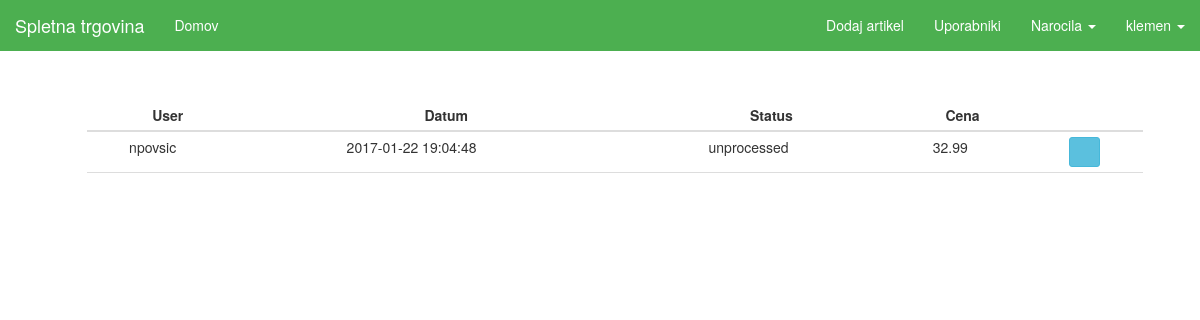
Page /seller/unprocessed-orders (signed in) on the committed database.
### tables this page shows
CREATE TABLE `receipt` (
  `id_receipt` int(11) NOT NULL AUTO_INCREMENT,
  `id_user` int(11) DEFAULT NULL,
  `date` timestamp NULL DEFAULT CURRENT_TIMESTAMP,
  `status` varchar(45) NOT NULL,
  `total_cost` double DEFAULT NULL,
  PRIMARY KEY (`id_receipt`)
);

CREATE TABLE `users` (
  `id_user` int(11) NOT NULL AUTO_INCREMENT,
  `first_name` varchar(45) NOT NULL,
  `last_name` varchar(45) DEFAULT NULL,
  `username` varchar(45) DEFAULT NULL,
  `password` longtext,
  `email` varchar(45) DEFAULT NULL,
  `phone_num` varchar(45) DEFAULT NULL,
  `address` varchar(45) DEFAULT NULL,
  `city` varchar(45) DEFAULT NULL,
  `country` varchar(45) DEFAULT NULL,
  `active_user` int(11) NOT NULL,
  `token` int(11) NOT NULL,
  PRIMARY KEY (`id_user`),
  UNIQUE KEY `username_UNIQUE` (`username`),
  UNIQUE KEY `email_UNIQUE` (`email`)
);

### View.php (called while the page is built, shortened)
<?php
class View {
    public static function render($file, $variables = array(), $extract) {
        include($file);
        return ob_get_clean();
    }
}

### sql/DBReceipt.php (called while the page is built, shortened)
<?php
class DBReceipt {
    public static function getUnprocessedReceipts() {
        $db = InitDB::getInstance();
        $stmt = $db->prepare("SELECT * FROM receipt WHERE status = ?");
        $stmt->bindValue(1, "unprocessed");
        $stmt->execute();
        return $stmt->fetchAll();
    }
    public static function getUser($id) {
        $db = InitDB::getInstance();
        $stmt = $db->prepare("SELECT username FROM users WHERE id_user = ?");
        $stmt->bindValue(1, $id);
        $stmt->execute();
        return $stmt->fetch();
    }
}

### view/seller/unprocessed_orders.php (the view, shortened to what this page needs)
<!DOCTYPE html>
<html>
<head>
    <?php
    require_once("sql/DBReceipt.php");
    include "view/partials/head.php";
    ?>
</head>
<body>
    <?php include "view/partials/navigation_seller.php"; ?>
    <div class="container">
     <div class="container">
        <div class="wrapper">
            <div class="row active-with-click">
                <table id="cart" class="table table-condensed">
                    <thead>
                    <tr>
                        <th class="text-center text-middle">User</th>
                        <th class="text-center text-middle">Datum</th>
                        <th class="text-center text-middle">Status</th>
                        <th class="text-center text-middle">Cena</th>
                        <th></th>
                    </tr>
                    </thead>
                    <tbody>
                <?php
                    foreach ($variables as $item) { ?>
                        <tr>
                            <td class="text-center text-middle" data-th="name">
                                <div class="row">
                                    <div class="col-sm-10">
                                        <p class="nomargin"><?php echo DBReceipt::getUser($item['id_user'])['username'] ?></p>
                                    </div>
                                </div>
                            </td>
                            <td class="text-center text-middle" data-th="username">
                                <div class="row">
                                    <div class="col-sm-10">
                                        <p class="nomargin"><?php echo $item['date'] ?></p>
                                    </div>
                                </div>
                            </td>
                            <td class="text-center text-middle" data-th="email">
                                <div class="row">
                                    <div class="col-sm-10">
                                        <p class="nomargin"><?php echo $item['status'] ?></p>
                                    </div>
                                </div>
                            </td>
                            <td class="text-center text-middle" data-th="address">
                                <div class="row">
                                    <div class="col-sm-10">
                                        <p class="nomargin"><?php echo $item['total_cost'] ?></p>
                                    </div>
                                </div>
                            </td>
                            <td class="actions text-center text-middle" data-th="edit">
                                <form action="<?php echo BASE_URL . "seller/" ?>unprocessed-orders/info" method="get">
                                    <button class="btn btn-info btn-sm" type="submit">
                                        <i class="glyphicon glyphicon-question-sign"></i>
                                    </button>
                                </form>
                            </td>
                        </tr>
                        <?php
                    }
                    ?>
                    </tbody>
                    <tfoot>
                    <td></td>
                    <td></td>
                    <td></td>
                    <td></td>
                    <td></td>
                    </tfoot>
                </table>
            </div>
        </div>
    </div>
</body>
</html>

### index.php (shortened to what this page needs)
<?php
$path = isset($_SERVER["PATH_INFO"]) ? trim($_SERVER["PATH_INFO"], "/") : "";
$urls = [
    "/^$/" => function () {
        Controller::index();
    },
    "/login$/" => function($method) {
        if ($method == "POST") {
            Controller::login();
        } else {
            Controller::login_page();
        }
    },
    "/logout$/" => function() {
        Controller::logout();
    },
    "/register$/" => function($method) {
        if ($method == "POST") {
            Controller::register();
        } else {
            Controller::login_page();
        }
    },
    "/^register\/activate.*/" => function($method, $id = null, $token = null) {
        $id = $_GET['user'];
        $token = $_GET['token'];
        Controller::activation($id, $token);
    },
    "/^article\/(\d+)$/" => function($method, $id = null) {
        Controller::details_page($id);
    },
    "/search.*/" => function($method) {
        Controller::search();
    },
    "/add-to-cart$/" => function () {
        Controller::addToCart();
    },
    "/remove-cart$/" => function () {
        Controller::removeFromCart();
    },
    "/update-cart$/" => function () {
        Controller::updateCart();
    },
    "/purge-cart$/" => function () {
        Controller::purgeCart();
    },
    "/cart-confirm$/" => function($method) {
        Controller::cartConfirm();
    },
    "/cart$/" => function($method) {
        Controller::cart();
    },
    "/checkout$/" => function($method) {
        Controller::checkout();
    },
    "/^article\/rate$/" => function($method, $id = null) {
        Controller::rate();
    },
    "/wip/" => function() {
        Controller::wip();
    },
    "/^user\/(\w+)\/edit$/" => function($method, $username) {
        if (isset($_SESSION['user']) && ($_SESSION['user'] == $username)) {
            if ($method == "POST") {
                Controller::edit_user($_SESSION['id']);
            } else {
                Controller::edit_user_page($_SESSION['id']);
            }
        }
        else {
            View::redirect(BASE_URL);
        }
    },
    "/^user\/(\w+)\/orders\/info$/" => function($method) {
        Controller::order_details($method);
    },
    "/^user\/(\w+)\/orders$/" => function($method, $username) {
        if (isset($_SESSION['user']) && ($_SESSION['user'] == $username)) {
            Controller::user_orders($_SESSION['id']);
        }
        else {
            View::redirect(BASE_URL);
        }
    },
    "/api\/articles$/" => function() {
        APIController::index();
    },
    "/api\/article\/(\d+)$/" => function($method, $id = null) {
        APIController::get_article($id);
    },
    "/^admin$/" => function($method) {
        if ($method == "POST") {
            AdminController::login();
        } else {
            AdminController::login_page();
        }
    },
    "/^admin\/edit$/" => function($method, $id = null) {
        if ($method == "POST") {
            AdminController::edit_admin($id);
        } else {
            AdminController::edit_admin_page($id);
        }
    },
    "/^admin\/edit\/(\d+)$/" => function($method, $id = null) {
        if ($method == "POST") {
            AdminController::edit_seller($id);
        } else {
            AdminController::edit_seller_page($id);
        }
    },
    "/^admin\/add$/" => function($method) {
        if ($method == "POST") {
            AdminController::add_seller();
        } else {
            AdminController::add_seller_page();
        }
    },
    "/^seller$/" => function() {
        SellerController::index();
    },
    "/^seller\/(\w+)\/edit$/" => function($method, $username) {
        if (isset($_SESSION['seller']) && ($_SESSION['seller'] == $username)) {
            if ($method == "POST") {
                SellerController::edit_seller($_SESSION['id']);
            } else {
                SellerController::edit_seller_page($_SESSION['id']);
            }
        }
        else {
            View::redirect(BASE_URL);
        }
    },
    "/^seller\/edit\/(\d+)$/" => function($method, $id = null) {
        if ($method == "POST") {
            SellerController::edit_article($id);
        } else {
            SellerController::edit_article_page($id);
        }
    },
    "/^seller\/delete\/(\d+)$/" => function($method, $id = null) {
        SellerController::delete_article($id);
    },
    "/^seller\/add$/" => function($method) {
        if ($method == "POST") {
            SellerController::add_article();
        } else {
            SellerController::add_article_page();
        }
    },
    "/^seller\/unprocessed-orders$/" => function($method) {
        SellerController::unprocessed_orders();
    },
    "/^seller\/unprocessed-orders\/confirm$/" => function($method) {
        SellerController::confirm_order($method);
    },
    "/^seller\/unprocessed-orders\/cancel$/" => function($method) {
        SellerController::cancel_order($method);
    },
    "/^seller\/all-orders\/storno$/" => function($method) {
        SellerController::storno_order($method);
    },
    "/^seller\/unprocessed-orders\/info$/" => function($method) {
        SellerController::unprocessed_order_details($method);
    },
    "/^seller\/all-orders\/info$/" => function($method) {
        SellerController::order_details($method);
    },
    "/^seller\/all-orders$/" => function($method) {
        SellerController::all_orders();
    },
    "/^seller\/all-users$/" => function($method) {
        SellerController::all_users();
    },
    "/^seller\/all-users\/edit\/(\d+)$/" => function($method, $id = null) {
        if ($method == "POST") {
            SellerController::edit_user($id);
        } else {
            SellerController::edit_user_page($id);
        }
    },
    "/^seller\/all-users\/add$/" => function($method, $id = null) {
        if ($method == "POST") {
            SellerController::add_user();
        } else {
            SellerController::add_user_page();
        }
    },
];
foreach ($urls as $pattern => $controller) {
    if (preg_match($pattern, $path, $params)) {
        try {
            $params[0] = $_SERVER["REQUEST_METHOD"];
            $controller(...$params);
        } catch (InvalidArgumentException $e) {
            View::error404();
        } catch (Exception $e) {
            View::displayError($e, true);
        }
        exit();
    }
}

### static/css/style.css (style rules this page uses)
html { height: 100%; overflow: -moz-scrollbars-vertical; overflow-y: scroll; }
body { padding-top: 50px; overflow-y: visible; }
.text-middle { vertical-align: middle !important; }
.container { display: flex; min-height: 90vh; flex-direction: column; }
.wrapper { padding: 5%; padding-top: 50px; }
@media (min-width: 768px) { .table { width: 100%; max-width: 100%; margin-bottom: 0px; } }

### rows in the picture
receipt: id_user.username "npovsic", date "2017-01-22 19:04:48", status "unprocessed", total_cost "32.99"
